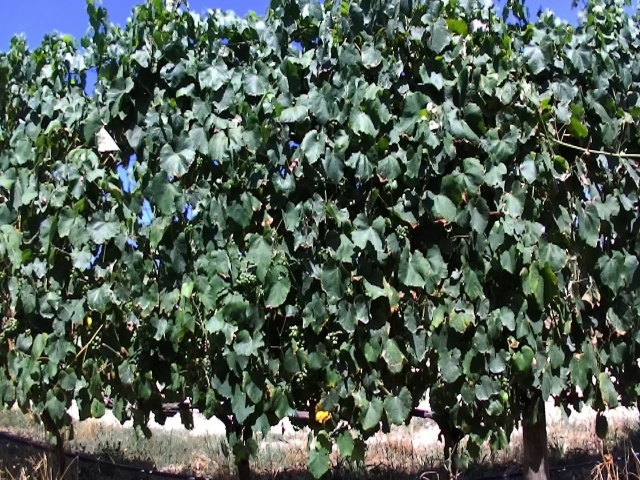
#> input picture images/left0555.jpg, 640 x 480 px
$ python -i feature_collecting.py   (imports and definitions only)
#> lines starting #> are read from the running program, lines starting #| are printed output that depends on the picture
from skimage import feature
import cv2
import numpy as np
import matplotlib.pyplot as plt

#calculate and returns the lbp histogram with "lbp_params" of the image "img"
def lbp_feature_correct(img, lbp_params):
    gray = cv2.cvtColor(img, cv2.COLOR_BGR2GRAY)
    ## Get the LBP Histogram
    lbp = feature.local_binary_pattern( gray, lbp_params["points"], lbp_params["radius"], lbp_params["method"] )
    n_bins = int(lbp.max() + 1)
    (hist, bins) = np.histogram(lbp.ravel(), density=True, bins=n_bins, range=(0, n_bins))
    return hist, lbp

## LBP parameters ##
lbp_params = dict(points=8,
    radius=2,
    method="nri_uniform")


def calculate_index_expression(img_pixel, index_name):

    Rb = float(img_pixel[0])
    Rg = float(img_pixel[1])
    Rr = float(img_pixel[2])
    R = Rr/255
    G = Rg/255
    B = Rb/255
    a = 0.667

    if index_name == "ngrdi":
        try:
            result = (Rg - Rr) / (Rg + Rr)
        except ZeroDivisionError:
            result = 0
    elif index_name == "gli":
        try:
            result = ((2*Rg) - Rr - Rb) / ((2*Rg) + Rr + Rb)
        except ZeroDivisionError:
            result = 0
    elif index_name == "rgbvi":
        try:
            result = ((Rg*Rg) - (Rr*Rb)) / ((Rg*Rg) + (Rr*Rb))
        except ZeroDivisionError:
            result = 0
    elif index_name == "ri":
        try:
            result = (Rr - Rg)/(Rr + Rg)
        except ZeroDivisionError:
            result = 0
    elif index_name == "cive":
        try:
            result = (0.441*Rr - 0.811*Rg + 0.385*Rb + 18.78745)/255
        except ZeroDivisionError:
            result = 0
    elif index_name == "mexg":
        try:
            result = (1.262*Rg - 0.884*Rr - 0.311*Rb)/255
        except ZeroDivisionError:
            result = 0
    elif index_name == "exg":
        try:
            r = R/(R+G+B)
        except ZeroDivisionError:
            r = 0
        try:
            g = G/(R+G+B)
        except ZeroDivisionError:
            g = 0
        try:
            b = G/(R+G+B)
        except ZeroDivisionError:
            b = 0

        result = 2*g-r-b
        return result
    elif index_name == "exgr":
        try:
            r = R/(R+G+B)
        except ZeroDivisionError:
            r = 0
        try:
            g = G/(R+G+B)
        except ZeroDivisionError:
            g = 0
        try:
            b = G/(R+G+B)
        except ZeroDivisionError:
            b = 0

        result = ((2*g-r-b) - (1.6*Rr - Rg))/255
        return result
    elif index_name == "vi":
        try:
            result = (Rg/((Rr**a) + (Rb**(1-a))))/255
        except ZeroDivisionError:
            result = 0
    return result

def calculate_vegetaion_index(img, index_name):
    data = img.shape

    #index histogram
    index_hist = np.zeros(10)

    #average histogram
    average_hist = np.zeros(2)

    average = 0
    average_green = 0
    count_pixels = 0

    for i in range(data[0]):
        for j in range(data[1]):
            index_value = calculate_index_expression(img[i,j], index_name)
            ##print(index_value)
            index_hist[int( (4.5 * index_value) + 4.5)] +=1

            #green component
            average_green+= float(img[i,i,1])
            average+= ( (index_value+1) / 2)

            count_pixels +=1


    hist_sum = index_hist.sum()
    for i in range(len(index_hist)):
        index_hist[i] /= hist_sum


    #convert the media to a 0-1 scale
    average_hist[0] = (average/count_pixels)
    average_hist[1] = (average_green/(count_pixels*255))

    #uncoment to not consider these averages
    average_hist = []

    #join ngrdi histogram with average histogram
    result_hist = np.concatenate((index_hist, average_hist), axis=None)

    return result_hist

#return and calculate an histogram based on the H component of HSV representation of img
def calculate_hue_histogram(img):
    #Hue range is [0,179]

    hue_hist = np.zeros(10)

    hsv = cv2.cvtColor(img, cv2.COLOR_BGR2HSV)

    data = img.shape
    for i in range(data[0]):
        for j in range(data[1]):
            hue_hist[int( (9/179) * hsv[i,j,0] )] +=1


    n_pixels = data[0] * data[1]
    #normalize the histogram
    for i in range(10):
        hue_hist[i] /= n_pixels

    return hue_hist


#return and calculate the final histogram (junction of lbp histogram and another histogram based on an index(RGVVI, GLI, VARI, NGRDI))
def calculate_final_histogram(img):

    #calculate lbp histogram
    lbp_hist , _ = lbp_feature_correct(img, lbp_params)
    #lbp_hist = []

    #calculate RGBVI histogram
    index_hist = calculate_vegetaion_index(img, "mexg")
    #index_hist = []

    #calculate Hue (HSV) histogram
    hue_hist = calculate_hue_histogram(img)
    #hue_hist = []

    #join the histograms
    final_hist = np.concatenate((lbp_hist, index_hist, hue_hist),axis=None)
    print(len(final_hist))
    return final_hist


# [1 line not run here, left out]
count_line = 0

# [1 line not run here, left out]
# [1 line that did not run here, left out]

# [39 lines not run here, left out]

>>> import cv2
>>> picture = cv2.imread('images/left0555.jpg')
#> picture is the input picture: shape (480, 640, 3); mean B, G, R 85.2, 95.5, 82.3
>>> result = calculate_final_histogram(picture)
#> in lbp_feature_correct, `gray = cv2.cvtColor(img, cv2.COLOR_BGR2GRAY)`:
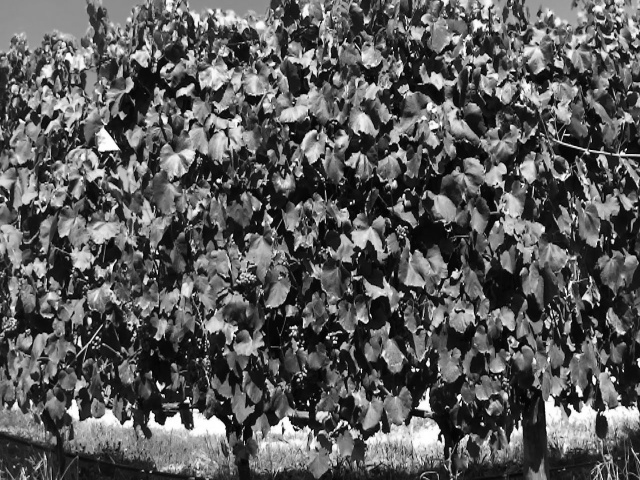
#> gray: shape (480, 640); min 0, max 255, mean 90.4
#> in lbp_feature_correct, `lbp = feature.local_binary_pattern( gray, lbp_params["points"], lbp_pa..`:
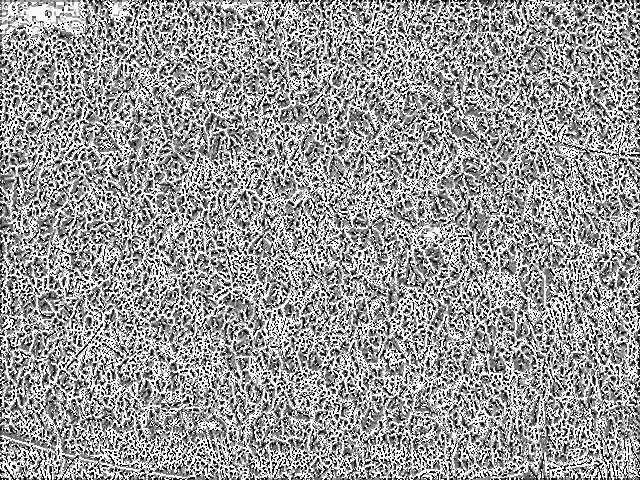
#> lbp: shape (480, 640) float64; min 0, max 58, mean 35.1; drawn with min black and max white
#> in lbp_feature_correct, `n_bins = int(lbp.max() + 1)`: n_bins = 59
#> in lbp_feature_correct, `(hist, bins) = np.histogram(lbp.ravel(), density=True, bins=n_bins, ra..`: hist = 59 values, max 0.201 at index 58, min 0.00706 at index 47, mean 0.0169; bins = 60 values from 0 to 59
#> in calculate_final_histogram, `lbp_hist , _ = lbp_feature_correct(img, lbp_params)`: lbp_hist has the same summary as hist in lbp_feature_correct
#> the loop in calculate_vegetaion_index, `for i in range(data[0]):` made 480 passes
#> the loop in calculate_vegetaion_index, `for i in range(len(index_hist)):` made 10 passes
#> in calculate_hue_histogram, `hsv = cv2.cvtColor(img, cv2.COLOR_BGR2HSV)`: hsv: shape (480, 640, 3); mean H, S, V 61.9, 80.5, 99.9
#| 79
